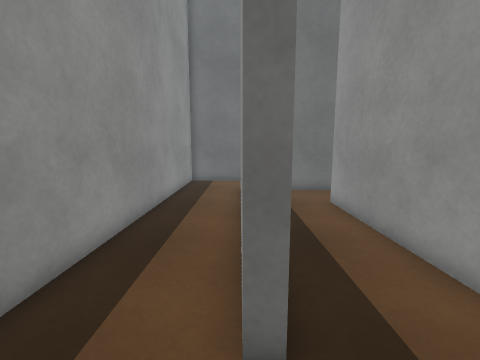
View 1 (above)

14 first-person views from a walk through a Unity game level. The camera is 1.2 m above the floor, tilts 8° down and sees 90° across. The floor is counted in squares, 0.5 m on a side. Each view is taken from the middle of a square. On the plan, view 1 faces up. The plan holds only what a view shows up to about 17 squares ahead; the rest is blank. The place goes on beyond the plan. The player character is not drawn. Door leaves are left out, so doorways stand open. Surface patterns are stand-ins for the level's own textures.

View 2
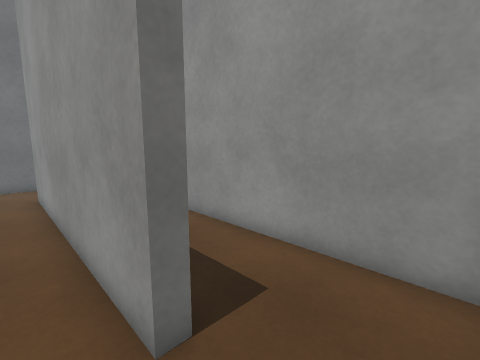

View 3
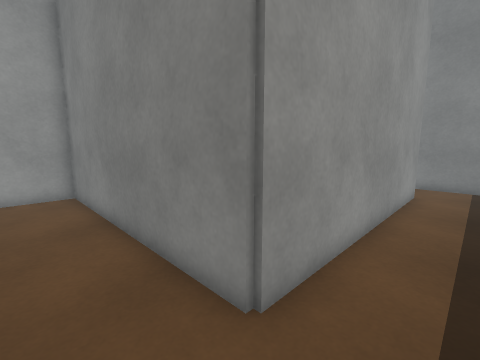

View 4
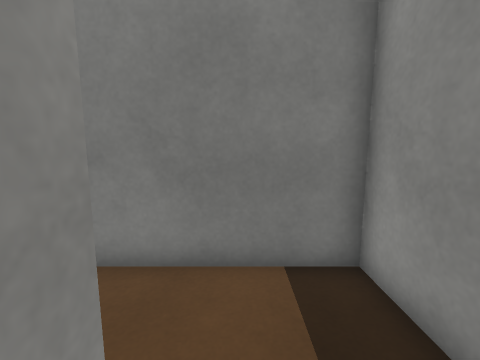

View 5
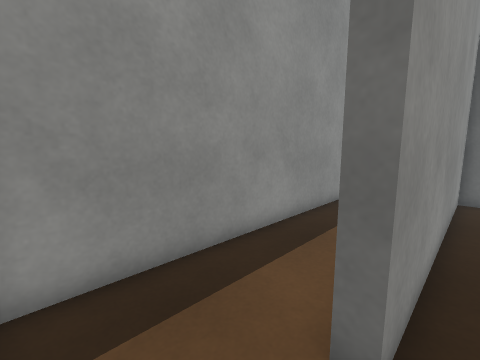

View 6
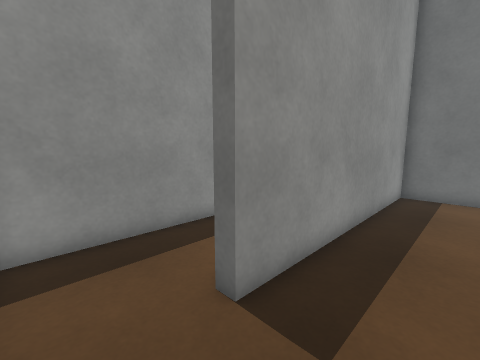

View 7
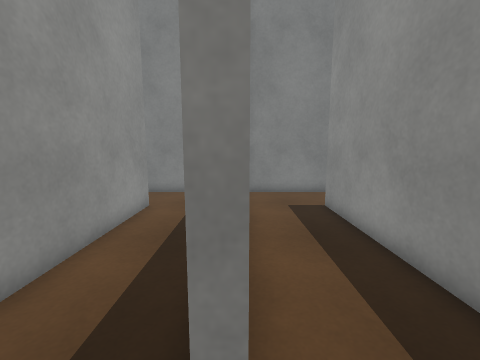

View 8
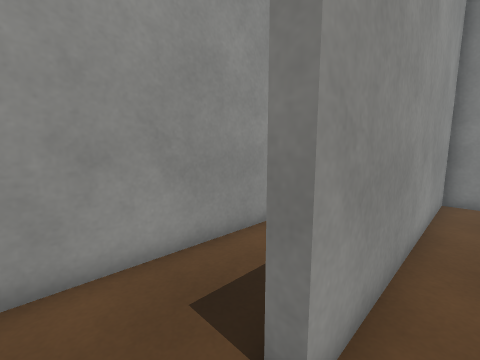

View 9
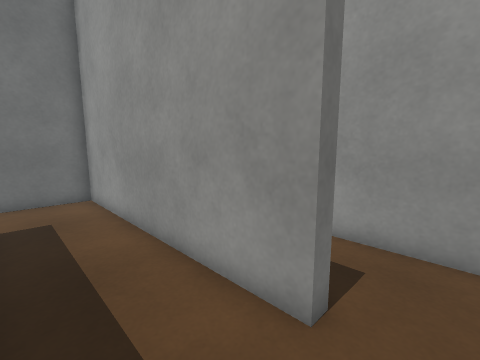

View 10
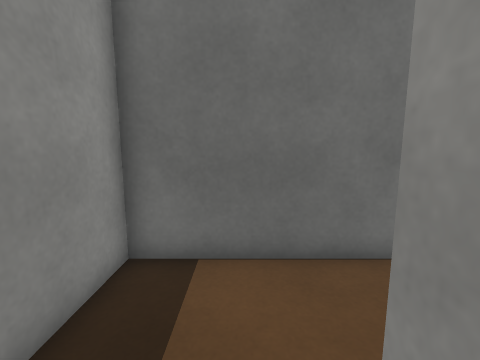

View 11
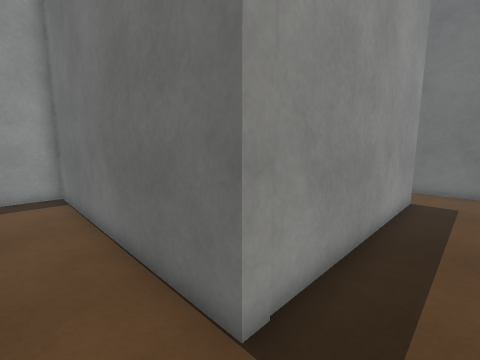

View 12
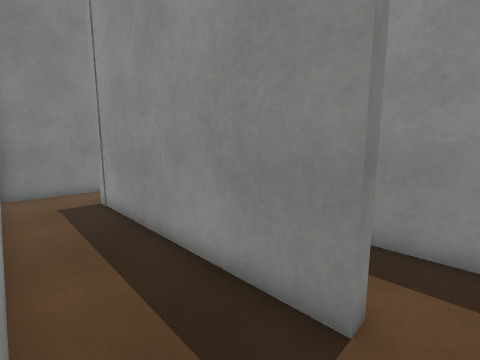

View 13
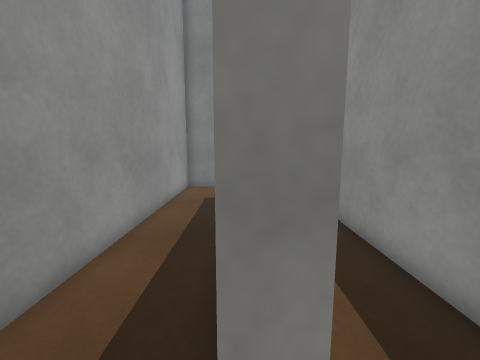

View 14
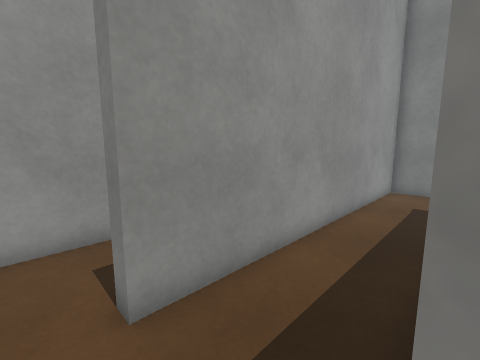

### Floor plan
Ten units are one square. View 1 is at (0, 0); x grows to the right and y downward. Boxes are objects, and circles mark ways between rooms. Rooms are numbered by the first view taken in them; rooms with no view inside come last. Other rooms are left out.
<svg viewBox="-39 -285 162 295">
<path fill="none" stroke="#000" d="M75 -271 81 -271 81 -169 -34 -169 -34 5 15 5M5 -24 0 -24 0 -137 111 -137 111 -271 118 -271M15 5 39 5 39 -102 45 -102M45 -131 5 -131 5 -24M82 -24 77 -24 77 -131 45 -131M69 5 89 5"/>
<circle cx="5" cy="-10" r="3" fill="#2a7"/>
<circle cx="40" cy="-115" r="3" fill="#2a7"/>
<text x="40" y="-150">1</text>
<text x="30" y="-60">2</text>
<text x="60" y="-60">3</text>
</svg>
Room 1 opens to room 2. Room 2 opens to room 3.

Where each view was taken, in squares from view 1:
view 1: 0 up, 0 right, facing up
view 2: 0 up, 1 left, facing up-right
view 3: 16 up, 2 left, facing down-right
view 4: 4 up, 1 left, facing down
view 5: 0 up, 1 right, facing up-left
view 6: 0 up, 3 right, facing up-left
view 7: 12 up, 4 right, facing down
view 8: 12 up, 3 right, facing down-right
view 9: 1 up, 5 right, facing up-right
view 10: 12 up, 1 left, facing up
view 11: 15 up, 10 right, facing up-left
view 12: 28 up, 11 right, facing down-left
view 13: 28 up, 8 right, facing down
view 14: 28 up, 8 right, facing down-right
